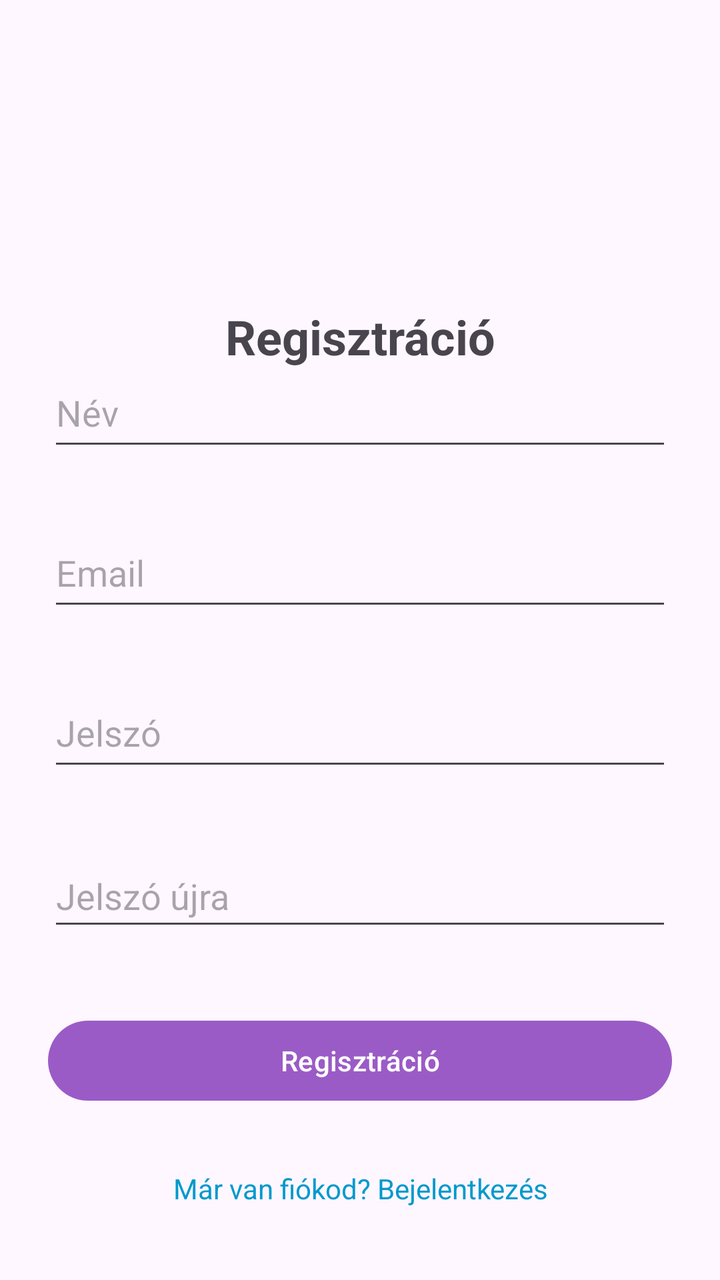
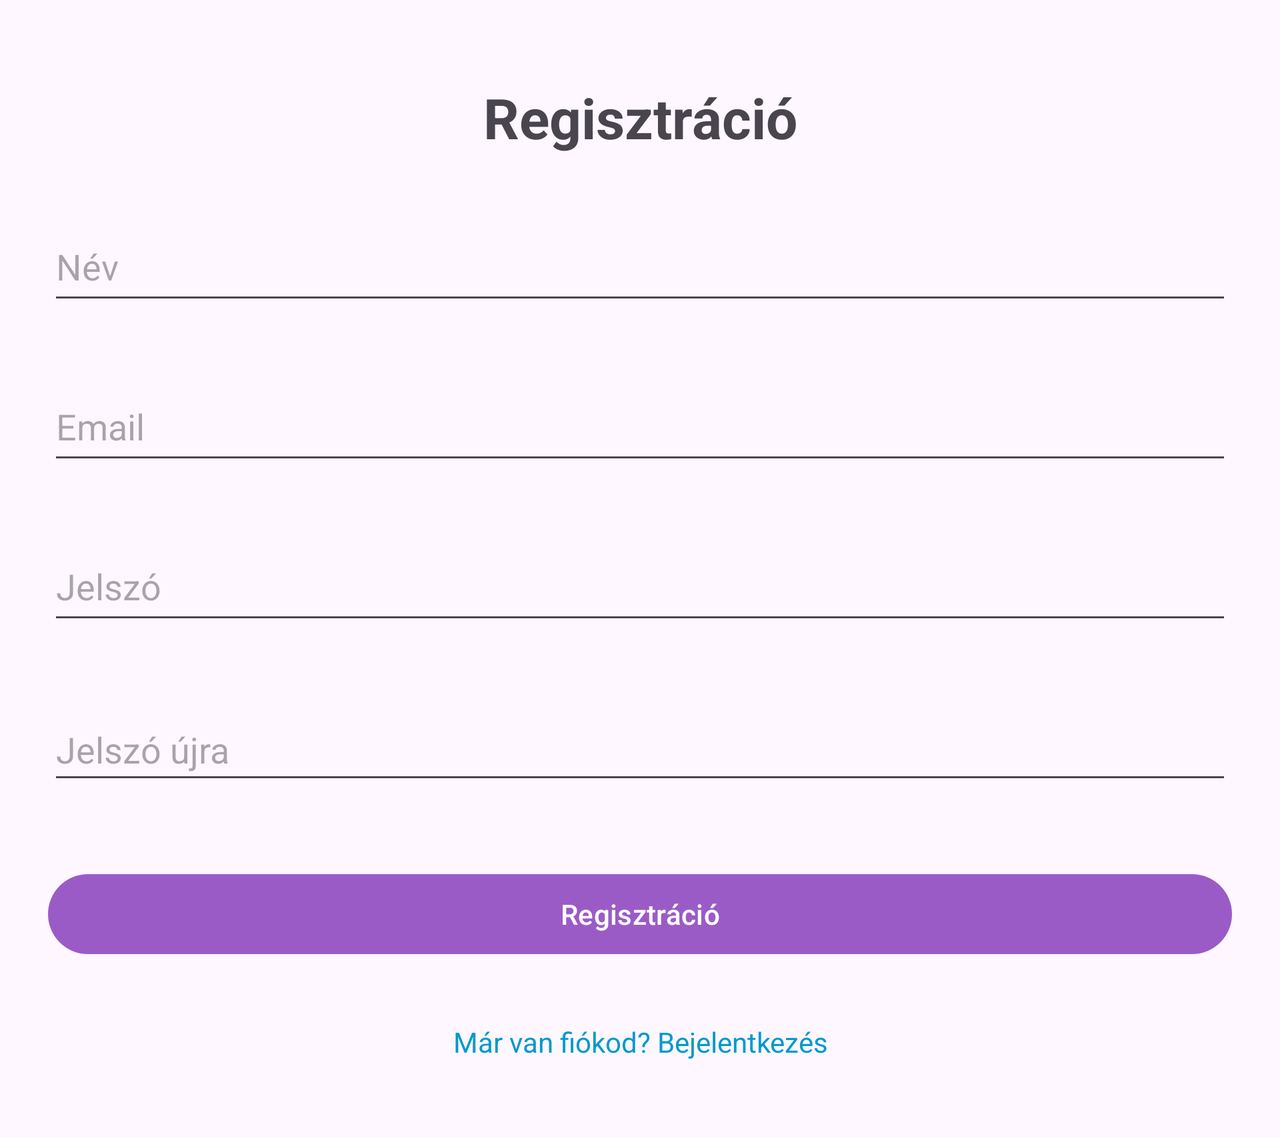

The same Android screen from two of the app's own layout files: first res/layout/ as a phone draws it, then the repository's variant for another configuration, drawn on a device whose configuration selects that folder. Both files follow.
<!-- AndroidManifest.xml: application theme Base.Theme.MyApplication -->
<!-- res/layout/activity_register.xml -->
<?xml version="1.0" encoding="utf-8"?>
<androidx.constraintlayout.widget.ConstraintLayout xmlns:android="http://schemas.android.com/apk/res/android"
    xmlns:app="http://schemas.android.com/apk/res-auto"
    xmlns:tools="http://schemas.android.com/tools"
    android:layout_width="match_parent"
    android:layout_height="match_parent"
    tools:context=".ui.RegisterActivity"
    android:padding="24dp"
    android:background="@drawable/background">

    
    <TextView
        android:id="@+id/registerTitle"
        android:layout_width="wrap_content"
        android:layout_height="wrap_content"
        android:text="Regisztráció"
        android:textSize="24sp"
        android:textStyle="bold"
        app:layout_constraintTop_toTopOf="parent"
        app:layout_constraintStart_toStartOf="parent"
        app:layout_constraintEnd_toEndOf="parent"
        android:layout_marginTop="128dp" />

    
    <LinearLayout
        android:id="@+id/registerContainer"
        android:layout_width="0dp"
        android:layout_height="wrap_content"
        android:orientation="vertical"
        android:gravity="center_horizontal"
        app:layout_constraintTop_toBottomOf="@id/registerTitle"
        app:layout_constraintBottom_toBottomOf="parent"
        app:layout_constraintStart_toStartOf="parent"
        app:layout_constraintEnd_toEndOf="parent">

        
        <EditText
            android:id="@+id/nameEditText"
            android:layout_width="match_parent"
            android:layout_height="48dp"
            android:hint="Név"
            android:inputType="textPersonName"
            android:layout_marginBottom="32dp"
            android:minHeight="48dp"
            android:paddingVertical="12dp"/>

        
        <EditText
            android:id="@+id/emailEditText"
            android:layout_width="match_parent"
            android:layout_height="48dp"
            android:hint="Email"
            android:inputType="textEmailAddress"
            android:layout_marginBottom="32dp"
            android:minHeight="48dp"
            android:paddingVertical="12dp"/>

        
        <EditText
            android:id="@+id/passwordEditText"
            android:layout_width="match_parent"
            android:layout_height="48dp"
            android:hint="Jelszó"
            android:inputType="textPassword"
            android:layout_marginBottom="32dp"
            android:minHeight="48dp"
            android:paddingVertical="12dp"/>

        
        <EditText
            android:id="@+id/confirmPasswordEditText"
            android:layout_width="match_parent"
            android:layout_height="48dp"
            android:hint="Jelszó újra"
            android:inputType="textPassword"
            android:layout_marginBottom="24dp" />

        
        <Button
            android:id="@+id/registerButton"
            android:layout_width="match_parent"
            android:layout_height="wrap_content"
            android:text="Regisztráció"
            android:layout_marginTop="12dp"/>

        
        <TextView
            android:id="@+id/backToLoginLink"
            android:layout_width="wrap_content"
            android:layout_height="wrap_content"
            android:text="Már van fiókod? Bejelentkezés"
            android:textColor="@android:color/holo_blue_dark"
            android:gravity="center"
            android:layout_marginTop="16dp"
            android:clickable="true"
            android:minHeight="48dp"
            android:paddingVertical="12dp"/>

    </LinearLayout>

</androidx.constraintlayout.widget.ConstraintLayout>
<!-- resources referenced by this layout -->
<resources>
  <style name="Base.Theme.MyApplication" parent="Theme.Material3.DayNight.NoActionBar">
          <item name="colorPrimary">@color/colorPrimary</item>
          <item name="colorPrimaryContainer">@color/colorPrimaryVariant</item>
          <item name="colorSecondary">@color/colorSecondary</item>
      </style>
  <color name="colorPrimary">#9B5BC7</color>
  <color name="colorPrimaryVariant">#7043A2</color>
  <color name="colorSecondary">#6909D1</color>
</resources>
<!-- res/layout-land/activity_register.xml (the repository's variant of the layout above) -->
<!-- drawn on the phone turned sideways -->
<?xml version="1.0" encoding="utf-8"?>
<androidx.core.widget.NestedScrollView xmlns:android="http://schemas.android.com/apk/res/android"
    xmlns:app="http://schemas.android.com/apk/res-auto"
    xmlns:tools="http://schemas.android.com/tools"
    android:layout_width="match_parent"
    android:layout_height="match_parent"
    tools:context=".ui.RegisterActivity"
    android:background="@drawable/background"
    android:fillViewport="true">

    <androidx.constraintlayout.widget.ConstraintLayout
        android:layout_width="match_parent"
        android:layout_height="wrap_content"
        android:padding="24dp">

        
        <TextView
            android:id="@+id/registerTitle"
            android:layout_width="wrap_content"
            android:layout_height="wrap_content"
            android:text="Regisztráció"
            android:textSize="28sp"
            android:textStyle="bold"
            app:layout_constraintTop_toTopOf="parent"
            app:layout_constraintStart_toStartOf="parent"
            app:layout_constraintEnd_toEndOf="parent"
            android:layout_marginTop="16dp" />

        
        <LinearLayout
            android:id="@+id/registerContainer"
            android:layout_width="0dp"
            android:layout_height="wrap_content"
            android:orientation="vertical"
            android:gravity="center_horizontal"
            app:layout_constraintTop_toBottomOf="@id/registerTitle"
            app:layout_constraintBottom_toBottomOf="parent"
            app:layout_constraintStart_toStartOf="parent"
            app:layout_constraintEnd_toEndOf="parent"
            android:layout_marginTop="32dp">

            
            <EditText
                android:id="@+id/nameEditText"
                android:layout_width="match_parent"
                android:layout_height="48dp"
                android:hint="Név"
                android:inputType="textPersonName"
                android:layout_marginBottom="32dp"
                android:minHeight="48dp"
                android:paddingVertical="12dp"/>

            
            <EditText
                android:id="@+id/emailEditText"
                android:layout_width="match_parent"
                android:layout_height="48dp"
                android:hint="Email"
                android:inputType="textEmailAddress"
                android:layout_marginBottom="32dp"
                android:minHeight="48dp"
                android:paddingVertical="12dp"/>

            
            <EditText
                android:id="@+id/passwordEditText"
                android:layout_width="match_parent"
                android:layout_height="48dp"
                android:hint="Jelszó"
                android:inputType="textPassword"
                android:layout_marginBottom="32dp"
                android:minHeight="48dp"
                android:paddingVertical="12dp"/>

            
            <EditText
                android:id="@+id/confirmPasswordEditText"
                android:layout_width="match_parent"
                android:layout_height="48dp"
                android:hint="Jelszó újra"
                android:inputType="textPassword"
                android:layout_marginBottom="24dp" />

            
            <Button
                android:id="@+id/registerButton"
                android:layout_width="match_parent"
                android:layout_height="wrap_content"
                android:text="Regisztráció"
                android:layout_marginTop="12dp"/>

            
            <TextView
                android:id="@+id/backToLoginLink"
                android:layout_width="wrap_content"
                android:layout_height="wrap_content"
                android:text="Már van fiókod? Bejelentkezés"
                android:textColor="@android:color/holo_blue_dark"
                android:gravity="center"
                android:layout_marginTop="16dp"
                android:clickable="true"
                android:minHeight="48dp"
                android:paddingVertical="12dp"/>

        </LinearLayout>

    </androidx.constraintlayout.widget.ConstraintLayout>
</androidx.core.widget.NestedScrollView>
